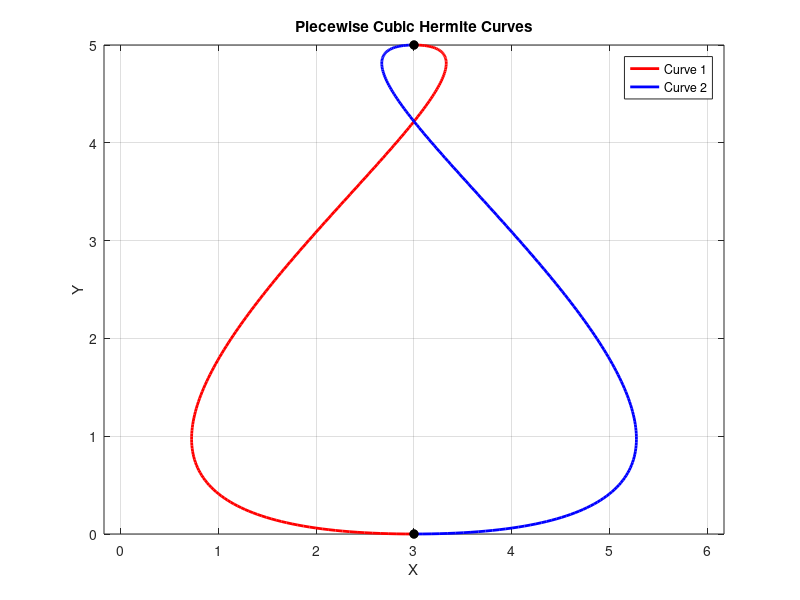

This chart was generated by the following MATLAB code:
clc;
clear; 
close all;
Mh = [ 2 -2  1  1;
      -3  3 -2 -1;
       0  0  1  0;
       1  0  0  0];

%% First curve
% Points
p1  = [3 0]; % start point
p2  = [3 5]; % end point
p1r = [-15 0]; % ref for tangent at p1
p2r = [-3 5]; % ref for tangent at p2

% Tangent vectors
r1 = p1r - p1; % [1 2]
r2 = p2r - p2; % [1 -2]

% Geometry vectors
Ghx = [p1(1); p2(1); r1(1); r2(1)];
Ghy = [p1(2); p2(2); r1(2); r2(2)];

% Parameter t
t = linspace(0,1,200);
T = [t.^3; t.^2; t; ones(size(t))];

% Parametric equations
X = T' * Mh * Ghx;
Y = T' * Mh * Ghy;

%% Second curve
p3  = [3 5];
p4  = [3 0];
p3r = [-3 5];
p4r = [-15 0];

r3 = p3r - p3; % [2 -3]
r4 = p4r - p4; % [0  2]

Ghx2 = [p3(1); p4(1); r3(1); r4(1)];
Ghy2 = [p3(2); p4(2); r3(2); r4(2)];

X2 = T' * Mh * Ghx2;
Y2 = T' * Mh * Ghy2;

%% Plot both curves
figure;
plot(X, Y, 'r', 'LineWidth', 2);
hold on;
plot(X2, Y2, 'b', 'LineWidth', 2);

% Draw control points
plot([p1(1) p2(1)], [p1(2) p2(2)], 'ko','MarkerFaceColor','k');
plot([p3(1) p4(1)], [p3(2) p4(2)], 'ko','MarkerFaceColor','k');

title('Piecewise Cubic Hermite Curves');
xlabel('X');
ylabel('Y');
axis equal;
grid on;
legend('Curve 1','Curve 2');